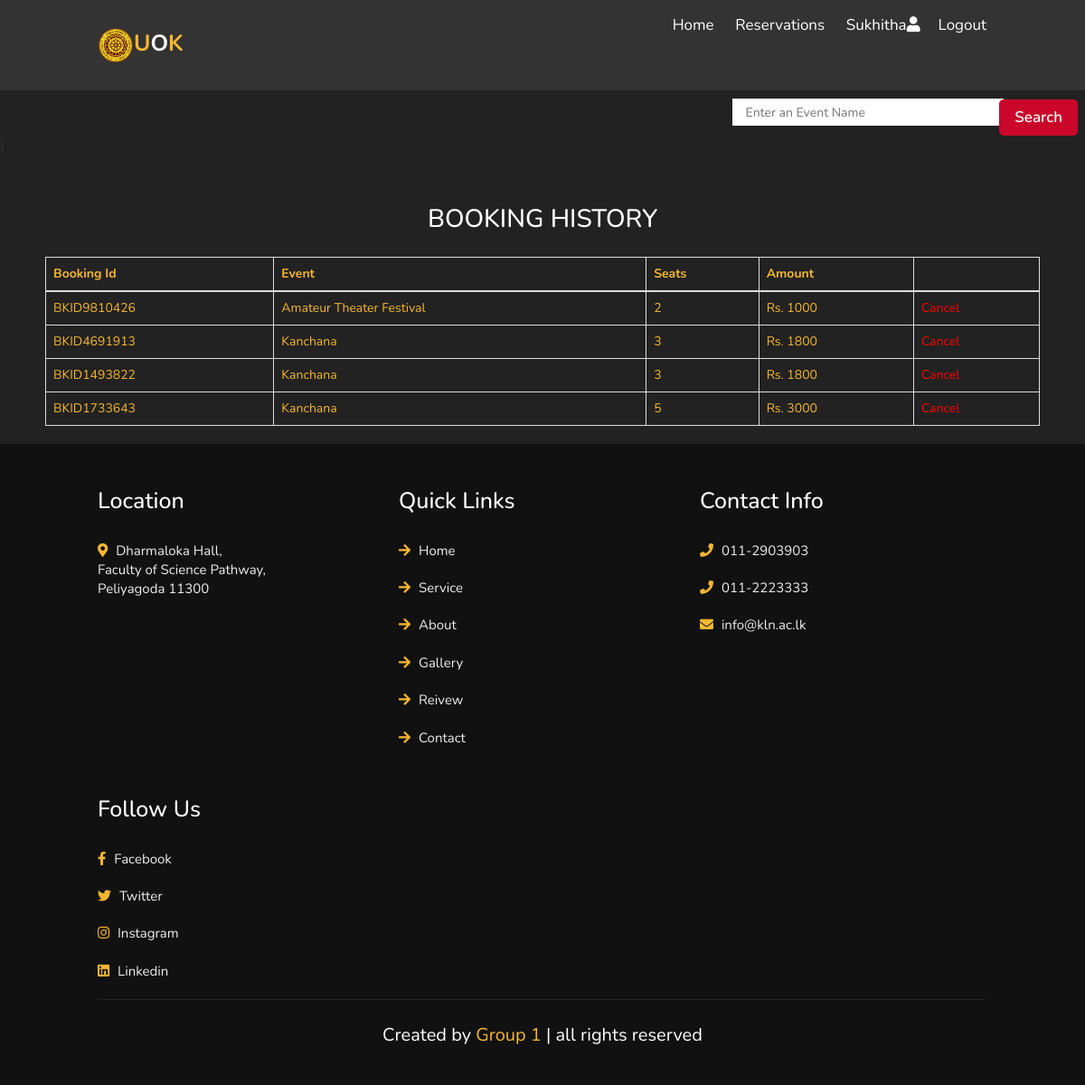
The page /profile.php (signed in) on the database its author committed.
### tables this page shows
CREATE TABLE `tbl_registration` (
  `user_id` int(11) NOT NULL,
  `name` varchar(50) NOT NULL,
  `email` varchar(50) NOT NULL,
  `phone` varchar(12) NOT NULL,
  `age` int(2) NOT NULL,
  `gender` varchar(10) NOT NULL
);

CREATE TABLE `tbl_bookings` (
  `book_id` int(11) NOT NULL,
  `ticket_id` varchar(30) NOT NULL,
  `event_id` int(11) NOT NULL COMMENT 'theater id',
  `user_id` int(11) NOT NULL,
  `no_tickets` int(11) NOT NULL,
  `date` date NOT NULL
);

CREATE TABLE `tbl_event` (
  `event_id` int(11) NOT NULL,
  `o_id` int(11) NOT NULL COMMENT 'event organizer id',
  `event_name` varchar(255) NOT NULL,
  `desc` varchar(1000) NOT NULL,
  `date` date NOT NULL,
  `start_time` time NOT NULL,
  `seats` int(11) NOT NULL COMMENT 'number of seats',
  `t_price` int(11) NOT NULL,
  `image` varchar(200) NOT NULL
);

### profile.php (the view, shortened to what this page needs)
<?php include('header.php');
	?>
<div class="content">
	<div class="wrap">
		<div class="content-top">
				<div class="section group">
					<div class="about span_1_of_2">
						<h3 style="color:white;" class="text-center">BOOKING HISTORY</h3>
						<?php
				$bk=mysqli_query($con,"select * from tbl_bookings where user_id='".$_SESSION['user']."'");
				if(mysqli_num_rows($bk))
				{
					?>
					<table class="table table-bordered">
						<thead>
						<th>Booking Id</th>
						<th>Event</th>
						<th>Seats</th>
						<th>Amount</th>
						<th></th>
						</thead>
						<tbody>
						<?php
						while($bkg=mysqli_fetch_array($bk))
						{
							$e=mysqli_query($con,"select * from tbl_event where event_id='".$bkg['event_id']."'");
							$ev=mysqli_fetch_array($e);
							?>
							<tr>
								<td>
									<?php echo $bkg['ticket_id'];?>
								</td>
								<td>
									<?php echo $ev['event_name'];?>
								</td>
								<td>
									<?php echo $bkg['no_tickets'];?>
								</td>
								<td>
									Rs. <?php echo ($bkg['no_tickets']*$ev['t_price']);?>
								</td>
								<td>
									<a href="cancel.php?id=<?php echo $bkg['book_id'];?>" style="text-decoration:none; color:red;">Cancel</a>
								</td>
							</tr>
							<?php
						}
						?></tbody>
					</table>
					<?php
				}
				else
				{
					?>
					<h3 style="color:red;" class="text-center">No Previous Bookings Found!</h3>
					<p>Once you start booking tickets with this account, you'll be able to see all the booking history.</p>
					<?php
				}
				?>
					</div>
			</div>
			</div>
	</div>
</div>
<?php include('footer.php');?>

### header.php (shortened to what this page needs)
<?php
include('config.php');
?>
<!DOCTYPE HTML>
<html>
<head>
    <link rel="stylesheet" href="https://unpkg.com/swiper/swiper-bundle.min.css" />
	<link rel="stylesheet" href="https://maxcdn.bootstrapcdn.com/bootstrap/3.3.7/css/bootstrap.min.css">
	<link type="text/css" rel="stylesheet" href="http://www.dreamtemplate.com/dreamcodes/tabs/css/tsc_tabs.css" />
    <link rel="stylesheet" href="https://cdnjs.cloudflare.com/ajax/libs/font-awesome/5.15.4/css/all.min.css">
	<link rel="stylesheet" href="css/styles.css">
</head>
<body>
<header class="header">
    <a href="#" class="logo"><span><img src="images/logo.png" widith="40" height="40">U</span>O<span>K</span></a>
    <nav class="navbar">
        <a href="index.php">
		Home</a>
        <a href="requests.php">Reservations</a>
        <?php if(isset($_SESSION['user'])){
			  		   $us=mysqli_query($con,"select * from tbl_registration where user_id='".$_SESSION['user']."'");
        $user=mysqli_fetch_array($us);?><a href="profile.php"><?php echo $user['name'];?><i class="fa fa-user"></i></a><a href="logout.php">Logout</a><?php }else{?><a href="login.php">Login<i class="fa fa-user"></i></a><a href="registration.php">Register</a><?php }?>
    </nav>
</header>
<div class="block" align="right">
	<div class="wrap">
        <form action="process_search.php" id="reservation-form" method="post" onsubmit="myFunction()">
		       <fieldset>
		       	<div class="field" >
                                <input type="text" placeholder="Enter an Event Name" style="height:30px;width:300px"  required id="search111" name="search">
                                <input type="submit" value="Search" class="btn" id="button111">
    </div>
		       </fieldset>
            </form>
   </div>
</div>

### css/styles.css (style rules this page uses)
:root { --main-color:#f7b731; }
* { font-family: 'Nunito', sans-serif; margin:0; padding:0; box-sizing: border-box; outline: none; border:none; text-decoration: none; transition: .2s linear; }
html { font-size: 62.5%; overflow-x: hidden; scroll-padding-top: 7rem; scroll-behavior: smooth; }
body { background: #222; }
.btn { margin-top: 1rem; display: inline-block; padding:.8rem 3rem; font-size: 1.7rem; border-radius: .5rem; background: #666; color:#fff; cursor: pointer; font-weight: 600; }
.header { position: fixed; top:0; left: 0; right: 0; z-index: 10000; background: #333; display: flex; align-items: center; justify-content: space-between; padding:1.5rem 9%; }
.header .logo { font-weight: bolder; color:#fff; font-size: 2.5rem; }
.header .logo span { color:var(--main-color); }
.header .navbar a { font-size: 1.7rem; color:#fff; margin-left: 2rem; }
.block { margin-top: 100px; }
.content-top h3 { color: #fcac03; font-size: 2em; padding: 1.5%; }
.content { padding: 20px 50px; color: #f7b731 }

### footer.php (style rules this page uses)
.content { padding-bottom:0px !important; }
#search111 { padding:8px 15px; background-color:#fff; border:0px solid #dbdbdb; }
#button111 { position:relative; padding:6px 15px; left:-8px; border:2px solid #ca072b; background-color:#ca072b; color:#fafafa; }

### rows shown on the page
tbl_registration: name "Sukhitha"
tbl_bookings: ticket "BKID9810426", event.event_name "Amateur Theater Festival", no_tickets "2", $bkg['no_tickets']*$ev['t_price'] "1000"
tbl_bookings: ticket "BKID4691913", event.event_name "Kanchana", no_tickets "3", $bkg['no_tickets']*$ev['t_price'] "1800"
tbl_bookings: ticket "BKID1493822", event.event_name "Kanchana", no_tickets "3", $bkg['no_tickets']*$ev['t_price'] "1800"
tbl_bookings: ticket "BKID1733643", event.event_name "Kanchana", no_tickets "5", $bkg['no_tickets']*$ev['t_price'] "3000"
